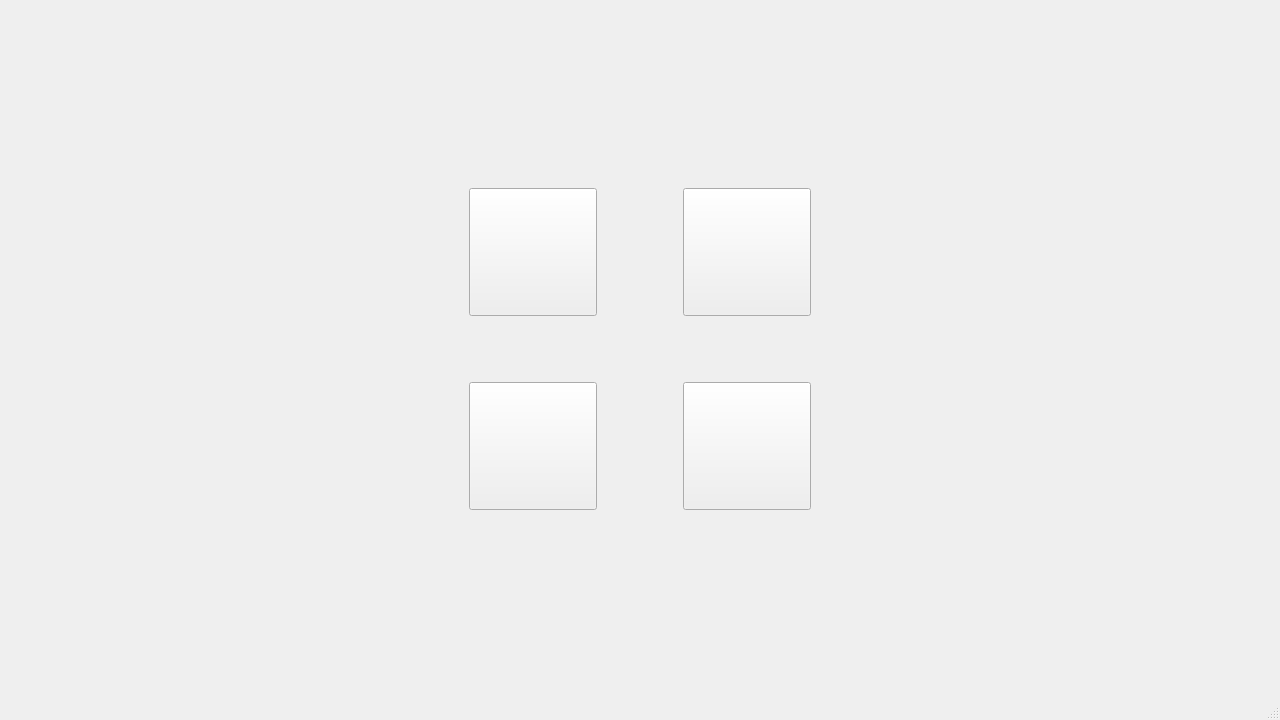
<?xml version="1.0" encoding="UTF-8"?>
<ui version="4.0">
 <class>Boot</class>
 <widget class="QMainWindow" name="Boot">
  <property name="geometry">
   <rect>
    <x>0</x>
    <y>0</y>
    <width>1280</width>
    <height>720</height>
   </rect>
  </property>
  <property name="windowTitle">
   <string>MainWindow</string>
  </property>
  <property name="windowIcon">
   <iconset resource="train.qrc">
    <normaloff>:/train.jpg</normaloff>:/train.jpg</iconset>
  </property>
  <property name="styleSheet">
   <string notr="true"/>
  </property>
  <widget class="QWidget" name="centralwidget">
   <layout class="QVBoxLayout" name="verticalLayout">
    <item>
     <spacer name="verticalSpacer_2">
      <property name="orientation">
       <enum>Qt::Vertical</enum>
      </property>
      <property name="sizeHint" stdset="0">
       <size>
        <width>20</width>
        <height>162</height>
       </size>
      </property>
     </spacer>
    </item>
    <item>
     <layout class="QHBoxLayout" name="horizontalLayout">
      <item>
       <spacer name="horizontalSpacer_3">
        <property name="orientation">
         <enum>Qt::Horizontal</enum>
        </property>
        <property name="sizeHint" stdset="0">
         <size>
          <width>40</width>
          <height>20</height>
         </size>
        </property>
       </spacer>
      </item>
      <item>
       <widget class="QPushButton" name="pushButton_livedata">
        <property name="minimumSize">
         <size>
          <width>128</width>
          <height>128</height>
         </size>
        </property>
        <property name="maximumSize">
         <size>
          <width>128</width>
          <height>128</height>
         </size>
        </property>
        <property name="text">
         <string/>
        </property>
        <property name="iconSize">
         <size>
          <width>128</width>
          <height>128</height>
         </size>
        </property>
       </widget>
      </item>
      <item>
       <spacer name="horizontalSpacer">
        <property name="orientation">
         <enum>Qt::Horizontal</enum>
        </property>
        <property name="sizeType">
         <enum>QSizePolicy::Fixed</enum>
        </property>
        <property name="sizeHint" stdset="0">
         <size>
          <width>80</width>
          <height>20</height>
         </size>
        </property>
       </spacer>
      </item>
      <item>
       <widget class="QPushButton" name="pushButton_query">
        <property name="minimumSize">
         <size>
          <width>128</width>
          <height>128</height>
         </size>
        </property>
        <property name="maximumSize">
         <size>
          <width>128</width>
          <height>128</height>
         </size>
        </property>
        <property name="text">
         <string/>
        </property>
        <property name="iconSize">
         <size>
          <width>128</width>
          <height>128</height>
         </size>
        </property>
       </widget>
      </item>
      <item>
       <spacer name="horizontalSpacer_4">
        <property name="orientation">
         <enum>Qt::Horizontal</enum>
        </property>
        <property name="sizeHint" stdset="0">
         <size>
          <width>40</width>
          <height>20</height>
         </size>
        </property>
       </spacer>
      </item>
     </layout>
    </item>
    <item>
     <spacer name="verticalSpacer">
      <property name="orientation">
       <enum>Qt::Vertical</enum>
      </property>
      <property name="sizeType">
       <enum>QSizePolicy::Fixed</enum>
      </property>
      <property name="sizeHint" stdset="0">
       <size>
        <width>20</width>
        <height>60</height>
       </size>
      </property>
     </spacer>
    </item>
    <item>
     <layout class="QHBoxLayout" name="horizontalLayout_2">
      <item>
       <spacer name="horizontalSpacer_5">
        <property name="orientation">
         <enum>Qt::Horizontal</enum>
        </property>
        <property name="sizeHint" stdset="0">
         <size>
          <width>40</width>
          <height>20</height>
         </size>
        </property>
       </spacer>
      </item>
      <item>
       <widget class="QPushButton" name="pushButton_analysis">
        <property name="minimumSize">
         <size>
          <width>128</width>
          <height>128</height>
         </size>
        </property>
        <property name="maximumSize">
         <size>
          <width>128</width>
          <height>128</height>
         </size>
        </property>
        <property name="autoFillBackground">
         <bool>false</bool>
        </property>
        <property name="text">
         <string/>
        </property>
        <property name="iconSize">
         <size>
          <width>128</width>
          <height>128</height>
         </size>
        </property>
       </widget>
      </item>
      <item>
       <spacer name="horizontalSpacer_2">
        <property name="orientation">
         <enum>Qt::Horizontal</enum>
        </property>
        <property name="sizeType">
         <enum>QSizePolicy::Fixed</enum>
        </property>
        <property name="sizeHint" stdset="0">
         <size>
          <width>80</width>
          <height>20</height>
         </size>
        </property>
       </spacer>
      </item>
      <item>
       <widget class="QPushButton" name="pushButton_setting">
        <property name="minimumSize">
         <size>
          <width>128</width>
          <height>128</height>
         </size>
        </property>
        <property name="maximumSize">
         <size>
          <width>128</width>
          <height>128</height>
         </size>
        </property>
        <property name="text">
         <string/>
        </property>
        <property name="iconSize">
         <size>
          <width>128</width>
          <height>128</height>
         </size>
        </property>
       </widget>
      </item>
      <item>
       <spacer name="horizontalSpacer_6">
        <property name="orientation">
         <enum>Qt::Horizontal</enum>
        </property>
        <property name="sizeHint" stdset="0">
         <size>
          <width>40</width>
          <height>20</height>
         </size>
        </property>
       </spacer>
      </item>
     </layout>
    </item>
    <item>
     <spacer name="verticalSpacer_3">
      <property name="orientation">
       <enum>Qt::Vertical</enum>
      </property>
      <property name="sizeHint" stdset="0">
       <size>
        <width>20</width>
        <height>162</height>
       </size>
      </property>
     </spacer>
    </item>
   </layout>
  </widget>
  <widget class="QMenuBar" name="menubar">
   <property name="geometry">
    <rect>
     <x>0</x>
     <y>0</y>
     <width>1280</width>
     <height>23</height>
    </rect>
   </property>
  </widget>
  <widget class="QStatusBar" name="statusbar"/>
 </widget>
 <resources>
  <include location="train.qrc"/>
 </resources>
 <connections/>
</ui>
